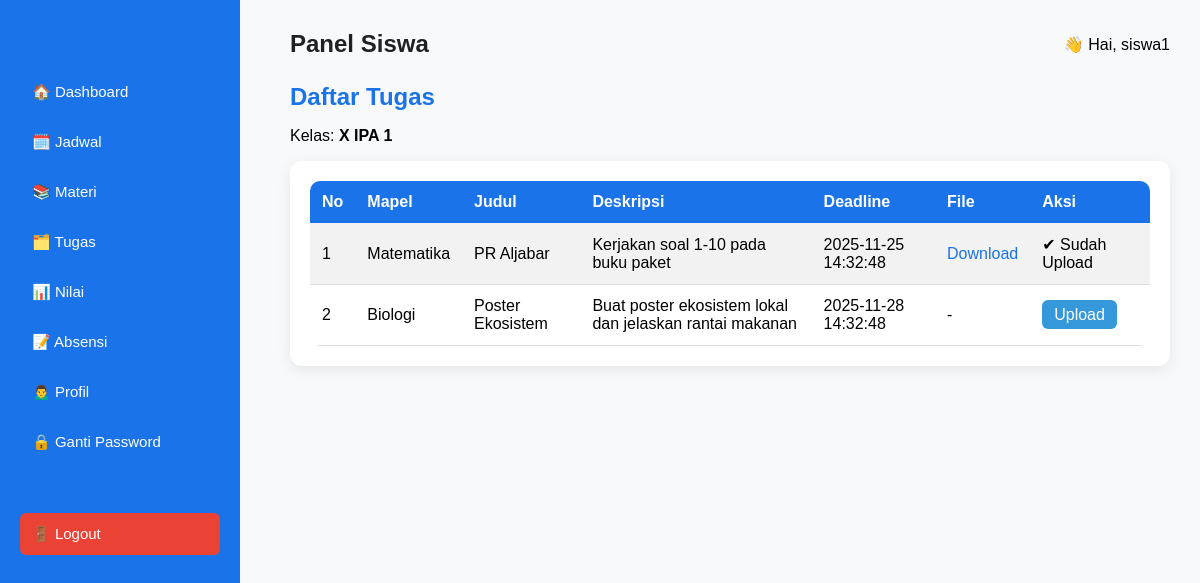
Screenshot of /views/siswa/tugas.php (signed in) with the database file from the repository.
### tables this page shows
CREATE TABLE `siswa` (
  `id` int(11) NOT NULL,
  `nis` varchar(20) NOT NULL,
  `nama_lengkap` varchar(100) NOT NULL,
  `email` varchar(100) DEFAULT NULL,
  `no_telp` varchar(15) DEFAULT NULL,
  `id_kelas` int(11) NOT NULL
);

CREATE TABLE `kelas` (
  `id` int(11) NOT NULL,
  `nama_kelas` varchar(50) NOT NULL,
  `id_tahun_ajaran` int(11) NOT NULL
);

CREATE TABLE `tugas` (
  `id` int(11) NOT NULL,
  `id_guru` int(11) NOT NULL,
  `id_mapel` int(11) NOT NULL,
  `id_kelas` int(11) NOT NULL,
  `judul_tugas` varchar(255) NOT NULL,
  `deskripsi` text DEFAULT NULL,
  `file_path` varchar(255) DEFAULT NULL,
  `deadline` datetime NOT NULL,
  `tanggal_buat` timestamp NOT NULL DEFAULT current_timestamp()
);

CREATE TABLE `mapel` (
  `id` int(11) NOT NULL,
  `nama_mapel` varchar(100) NOT NULL
);

### views/siswa/tugas.php (the view, shortened to what this page needs)
<?php
include "../../config.php";
$id_user = $_SESSION['id'];
$sq = mysqli_query($conn,
"SELECT siswa.*, kelas.nama_kelas
 FROM siswa
 JOIN kelas ON kelas.id = siswa.id_kelas
 JOIN users ON users.id_siswa = siswa.id
 WHERE users.id='$id_user'");
$siswa = mysqli_fetch_assoc($sq);
$id_kelas = $siswa['id_kelas'];
?>
<!DOCTYPE html>
<html>
<head>
    <link rel="stylesheet" href="../../assets/css/style.css">
</head>
<body>
<?php include "sidebar.php"; ?>
<div class="content">
<?php include "header.php"; ?>
<h2>Daftar Tugas</h2>
<p>Kelas: <b><?= $siswa['nama_kelas']; ?></b></p>
<div class="card">
<table class="tabel">
    <tr>
        <th>No</th>
        <th>Mapel</th>
        <th>Judul</th>
        <th>Deskripsi</th>
        <th>Deadline</th>
        <th>File</th>
        <th>Aksi</th>
    </tr>
<?php
$no = 1;
$q = mysqli_query($conn,
"SELECT tugas.*, mapel.nama_mapel, guru.nama_lengkap
 FROM tugas
 JOIN mapel ON tugas.id_mapel = mapel.id
 JOIN guru ON tugas.id_guru = guru.id
 WHERE tugas.id_kelas='$id_kelas'
 ORDER BY tugas.deadline ASC"
);
while($d = mysqli_fetch_assoc($q)){
    $cek = mysqli_query($conn,
    "SELECT id FROM pengumpulan_tugas
     WHERE id_tugas='".$d['id']."'
       AND id_siswa='".$siswa['id']."'");
    $sudah = mysqli_num_rows($cek) > 0;
?>
<tr>
    <td><?= $no++; ?></td>
    <td><?= $d['nama_mapel']; ?></td>
    <td><?= $d['judul_tugas']; ?></td>
    <td><?= $d['deskripsi']; ?></td>
    <td><?= $d['deadline']; ?></td>
    <td>
        <?php if($d['file_path']){ ?>
            <a href="<?= $d['file_path']; ?>" target="_blank">Download</a>
        <?php } else { echo "-"; } ?>
    </td>
    <td>
        <?php if($sudah): ?>
            ✔ Sudah Upload
        <?php else: ?>
            <a class="btn-sm" href="tugas_upload.php?id=<?= $d['id']; ?>">Upload</a>
        <?php endif; ?>
    </td>
</tr>
<?php } ?>
</table>
</div>
</div>
</body>
</html>

### assets/css/style.css (style rules this page uses)
* { box-sizing: border-box; }
body { margin:0; padding:0; font-family:'Poppins', sans-serif; background:#F8F9FA; }
h2 { margin:0 0 10px; color:#1A73E8; }
.content { margin-left:260px; padding:30px; }
.card { background:white; padding:20px; border-radius:12px; box-shadow:0 4px 15px rgba(0,0,0,0.08); margin-bottom:20px; }
.tabel { width:100%; border-collapse:collapse; background:white; border-radius:10px; overflow:hidden; }
.tabel th { background:#1A73E8; color:white; padding:12px; text-align:left; }
.tabel td { padding:10px; border-bottom:1px solid #ddd; }
a { color:#1A73E8; text-decoration:none; }
.btn-sm { padding:6px 12px; background:#3498db; color:white; text-decoration:none; border-radius:6px; margin-right:5px; }
.tabel tr:nth-child(even) { background:#f2f2f2; }
.tabel td, .tabel th { padding:12px; }

### rows the page displays
siswa: id_kelas.nama_kelas "X IPA 1"
tugas: id_mapel.nama_mapel "Matematika", judul_tugas "PR Aljabar", deskripsi "Kerjakan soal 1-10 pada buku paket", deadline "2025-11-25 14:32:48", shows "✔ Sudah Upload"
tugas: id_mapel.nama_mapel "Biologi", judul_tugas "Poster Ekosistem", deskripsi "Buat poster ekosistem lokal dan jelaskan rantai makanan", deadline "2025-11-28 14:32:48"

### other values shown
$_SESSION['username'] "siswa1"
